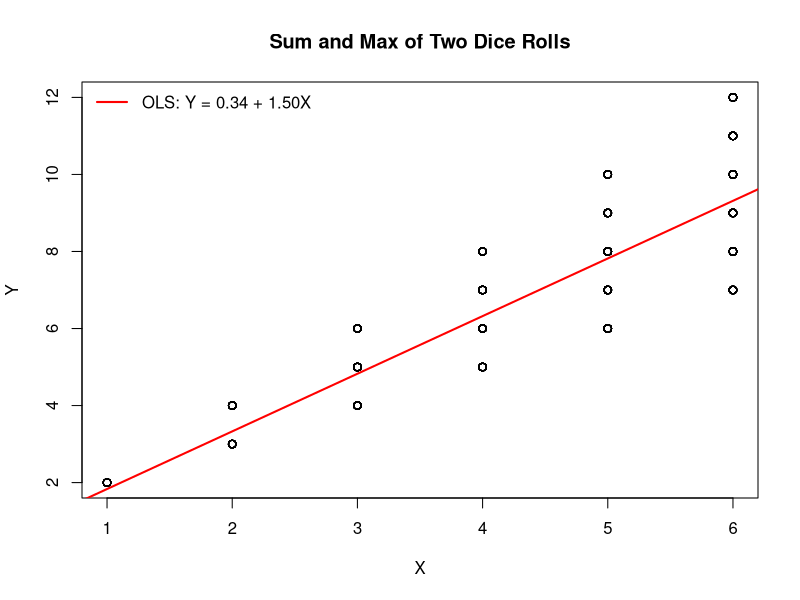
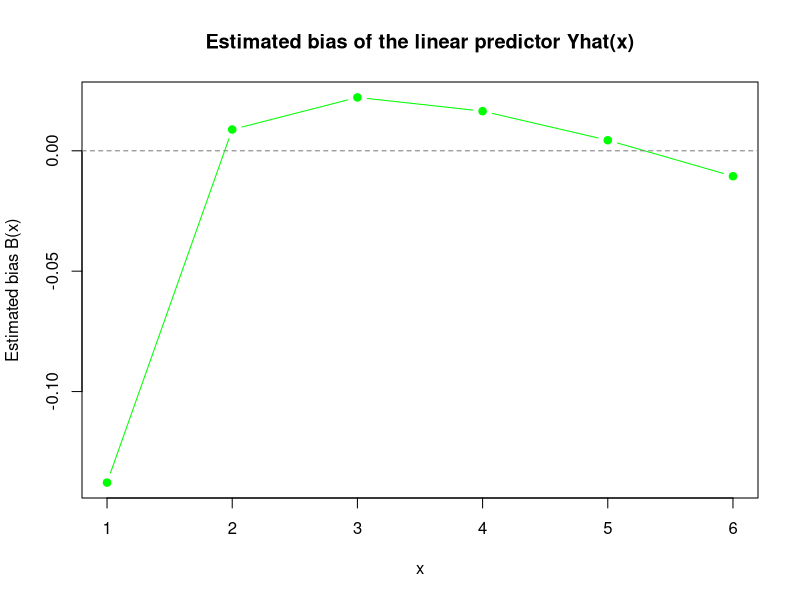
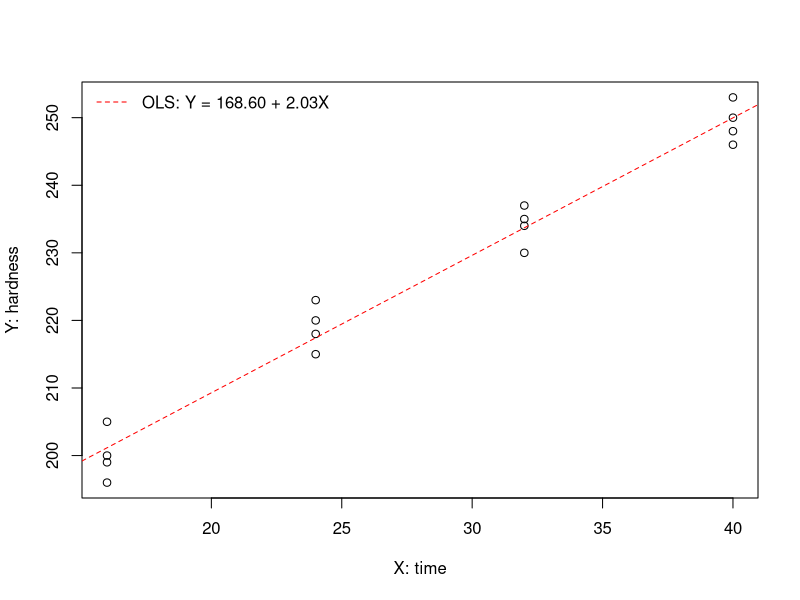
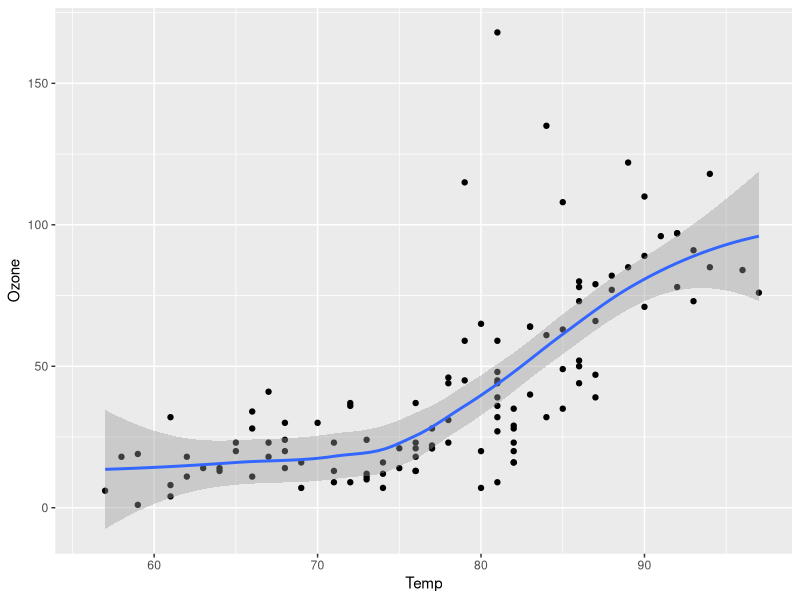

Reproduce these figures in R, in order.
## ---- chunk 1
set.seed(17)
n <- 1000
D1 <- sample(1:6, n, replace = TRUE)
D2 <- sample(1:6, n, replace = TRUE)

X <- pmax(D1, D2)
Y <- D1 + D2
ols <- lm(Y ~ X)

plot(X, Y, main = "Sum and Max of Two Dice Rolls")
abline(ols, col = "red", lwd = 2)
legend("topleft",
       sprintf("OLS: Y = %.2f + %.2fX", coef(ols)[1], coef(ols)[2]),
       col = "red", lwd = 2, bty = "n")
## ---- chunk 2
M <- 2000
N <- 1000

x_vals <- 1:6
y_vals <- 2:12
join_prob <- matrix(0, nrow = 6, ncol = 11, dimnames = list(x_vals, y_vals))
join_prob["1", "2"] <- 1
join_prob["2", c("3", "4")] <- c(2, 1)
join_prob["3", c("4", "5", "6")] <- c(2, 2, 1)
join_prob["4", c("5", "6", "7", "8")] <- c(2, 2, 2, 1)
join_prob["5", c("6", "7", "8", "9", "10")] <- c(2, 2, 2, 2, 1)
join_prob["6", c("7", "8", "9", "10", "11", "12")] <- c(2, 2, 2, 2, 2, 1)
join_prob <- join_prob / 36

# calculate true E[Y|X=x]
P_X <- rowSums(join_prob)
true_EY_given_X <- as.vector(join_prob %*% y_vals) / P_X

# simulation: M=2000 times N=1000 draws
Yhat_mat <- matrix(NA, nrow = M, ncol = length(x_vals))
for (r in 1:M) {
  D1_r <- sample(1:6, N, replace = TRUE)
  D2_r <- sample(1:6, N, replace = TRUE)
  X_r <- pmax(D1_r, D2_r)
  Y_r <- D1_r + D2_r
  fit_r <- lm(Y_r ~ X_r)
  Yhat_mat[r, ] <- coef(fit_r)[1] + coef(fit_r)[2] * x_vals
}
EYhat <- colMeans(Yhat_mat)
Bias_x <- EYhat - true_EY_given_X
names(Bias_x) <- x_vals
bias_table <- data.frame(
x = x_vals,
true_EY = true_EY_given_X,
E_Yhat = EYhat,
Bias = Bias_x
)
bias_table

plot(x_vals, Bias_x, type = "b", pch = 19, col = "green",
xlab = "x", ylab = "Estimated bias B(x)",
main = "Estimated bias of the linear predictor Yhat(x)")
abline(h = 0, lty = 2, col = "gray50")
## ---- chunk 3
#| echo: false
y <- c(199.0,205.0,196.0,200.0,218.0,220.0,215.0,223.0,237.0,234.0,235.0,230.0,250.0,248.0,253.0,246.0)
x <- c(rep(16,4),rep(24,4),rep(32,4),rep(40,4))   
## ---- chunk 4
model <- lm(y ~ x)
model
## ---- chunk 5
plot(x, y, xlab = "X: time", ylab = "Y: hardness")
abline(model, col = "red", lty = 2)
legend("topleft",
       sprintf("OLS: Y = %.2f + %.2fX", coef(model)[1], coef(model)[2]),
       col = "red", lty = 2, bty = "n")
## ---- chunk 6
y_hat <- predict(model)
## ---- chunk 7
#| label: fig-airquality
#| fig-cap: "Temperature and ozone level."
#| warning: false

library(ggplot2)

ols_data <- data.frame()
ggplot(airquality, aes(Temp, Ozone)) + 
  geom_point() + 
  geom_smooth(method = "loess")
